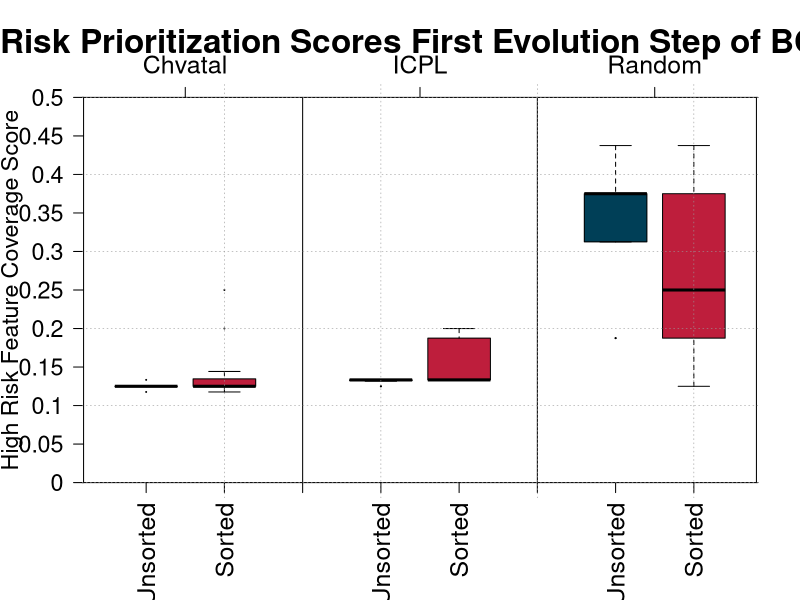

Write R code to recreate this figure.
########## Color Def ############
# tubs blue light
tubsBlueLight <- rgb(102,180,211,255, maxColorValue = 255)
# tubs green light
tubsGreenLight <- rgb(172,193,58,255, maxColorValue = 255)
# tubs orange
tubsOrange <- rgb(255,109,0,255, maxColorValue = 255)
# tubs purple
tubsPurple <- rgb(138,48,127,255, maxColorValue = 255)
# tubs yellow
tubsYellow <- rgb(255,200,42,255, maxColorValue = 255)

tubsRed <- rgb(190,30,60,255, maxColorValue = 255)
#TUBS blue dark
tubsBlue <- rgb(0,63,87,255, maxColorValue = 255)

####### set working directory
setwd("C:/Users/t.pett/Documents/01_Research/004_ciaToolsuite/BCS_history/04_bcs_t4/eval")
show(getwd())

### Preparations 
#riskPrio <- read.csv(file="./mergedPrio.csv",header=TRUE, sep=",",colClasses=c("NULL",NA,NA,NA,NA))
riskPrio <- read.csv(file="./mergedPrio.csv",header=TRUE, sep=",")
show(riskPrio)

sampleNames <- c(riskPrio$Sample)

unsortedChvatal <- c(riskPrio$Score.Unsorted.Chvatal)
unsortedICPL <- c(riskPrio$Score.Unsorted.ICPL)
unsortedRandom <- c(riskPrio$Score.Unsorted.Random)
sortedChvatal <- c(riskPrio$Score.Sorted.Chvatal)
sortedICPL <- c(riskPrio$Score.Sorted.ICPL)
sortedRandom <- c(riskPrio$Score.Sorted.Random)

show(sortedRandom)
### Preparation Placeholder
placeholder <- c(rep(NaN,length(sampleNames)))

### write to pdf
 pdf(file='./plots/riskPrio_t4.pdf', width=10, height=10)

boxplot(unsortedChvatal, sortedChvatal, placeholder, unsortedICPL, sortedICPL, placeholder, unsortedRandom, sortedRandom,
     las=2, ylim=c(0,0.5),main="Risk Prioritization Scores First Evolution Step of BCS", ylab = "High Risk Feature Coverage Score", cex.lab =1.4,
     axes=FALSE,
     #par(mai = c(0.5, 0.5, 0.5, 0.5) + 0.1),
     #pch=c(19,19,19,17,17,17),
     #col=c(rep(tubsBlue,length(incling)), rep(tubsRed,length(random))),
     col=c(tubsBlue, tubsRed, tubsOrange, tubsBlue, tubsRed, tubsOrange, tubsBlue, tubsRed),
     cex.main=2,
     cex=c(0.1)
)
axis(1,
     pos=c(0,0),
     at=c(0:9),
     labels=c("", "Unsorted", "Sorted", "", "Unsorted", "Sorted", "", "Unsorted", "Sorted", ""
              ),
     cex.axis=1.5,
     las=2)
axis(2,
     pos=c(0.2,0),
     at=c(0,0.05,0.1,0.15,0.2,0.25,0.3,0.35,0.4,0.45,0.5),
      labels=c("0","0.05","0.1","0.15","0.2","0.25","0.3","0.35","0.4","0.45","0.5"),
     cex.axis=1.4,
     las=1 )
axis(3,
     pos=c(0.5,0),
     at=c(0,1.5,4.5,7.5,9),
     labels=c("","Chvatal","ICPL","Random",""),
     cex.axis=1.5,
     las=1 )
axis(2,
     pos=c(3,0),
     lwd.ticks = 0,
     labels = FALSE,
     #at=c(0,0.1,0.2,0.3,0.4,0.5,0.6,0.7,0.8,0.9,1),
     #labels=c("0","0.1","0.2","0.3","0.4","0.5","0.6","0.7","0.8","0.9","1"),
     las=1 )
axis(2,
     pos=c(6,0),
     lwd.ticks = 0,
     labels = FALSE,
     #at=c(0,0.1,0.2,0.3,0.4,0.5,0.6,0.7,0.8,0.9,1),
     #labels=c("0","0.1","0.2","0.3","0.4","0.5","0.6","0.7","0.8","0.9","1"),
     las=1 )
axis(2,
     pos=c(8.8,0),
     lwd.ticks = 0,
     labels = FALSE,
     #at=c(0,0.1,0.2,0.3,0.4,0.5,0.6,0.7,0.8,0.9,1),
     #labels=c("0","0.1","0.2","0.3","0.4","0.5","0.6","0.7","0.8","0.9","1"),
     las=1 )
grid(col=c("gray60"),lty="dotted", lwd = 0.6)

### write to pdf
 dev.off()#